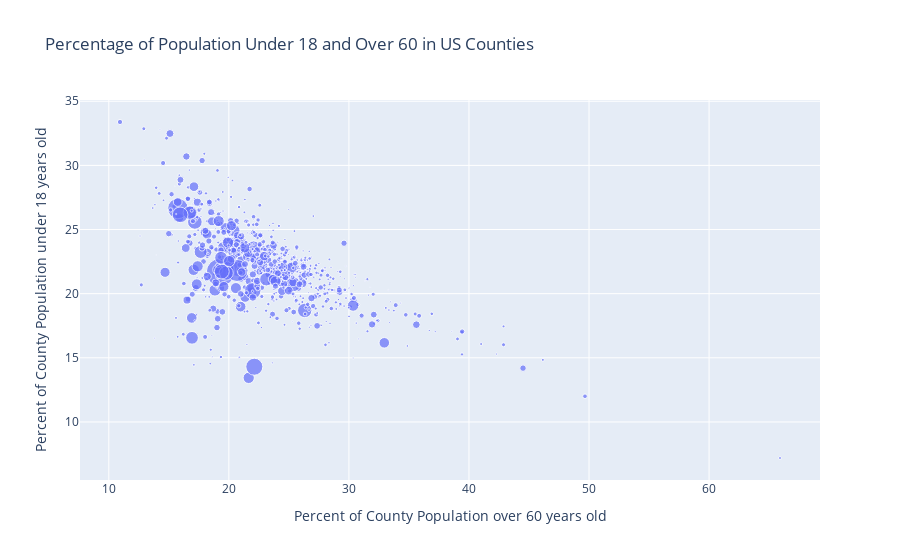

Write notebook code for a chart like this one.
### Code cell
bubble_u18_o60

### Figure 1 — Plotly figure (JSON) as saved in the notebook; plotly's stock layout.template omitted (floating-point values rounded to 4 significant figures; data arrays with more than 128 entries replaced by an {"elided": "..."} marker saying what was removed)
{"data": [{"customdata": {"elided": "817x2 mixed values"}, "hovertemplate": "Percent of County Population over 60 years old=%{x}<br>Percent of County Population under 18 years old=%{y}<br>hospital_bed_count=%{marker.size}<br>County, State Name=%{customdata[0]}<br>Total Population=%{customdata[1]}<extra></extra>", "legendgroup": "", "marker": {"color": "#636efa", "size": {"elided": "817 int values"}, "sizemode": "area", "sizeref": 75.93, "symbol": "circle"}, "mode": "markers", "name": "", "showlegend": false, "type": "scatter", "x": {"elided": "817 float values"}, "xaxis": "x", "y": {"elided": "817 float values"}, "yaxis": "y"}], "layout": {"autosize": true, "legend": {"itemsizing": "constant", "tracegroupgap": 0}, "title": {"text": "Percentage of Population Under 18 and Over 60 in US Counties"}, "xaxis": {"anchor": "y", "autorange": true, "domain": [0, 1], "range": [7.705, 69.14], "title": {"text": "Percent of County Population over 60 years old"}, "type": "linear"}, "yaxis": {"anchor": "x", "autorange": true, "domain": [0, 1], "range": [5.366, 35.21], "title": {"text": "Percent of County Population under 18 years old"}, "type": "linear"}}}
